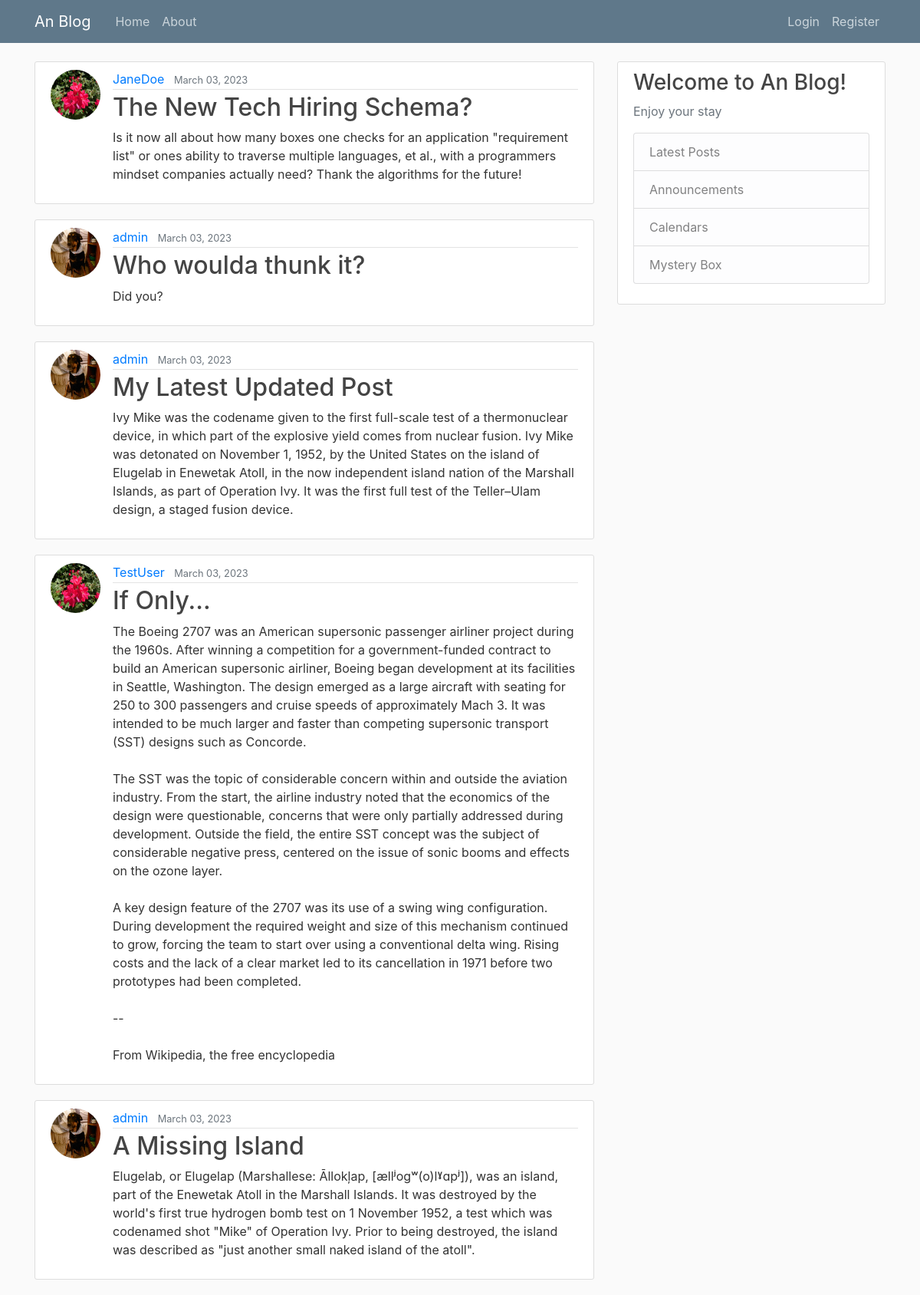
The page / on the database its author committed.
### blog/models.py (models this page shows, shortened)
class Post(models.Model):
    title = models.CharField(max_length=100)
    content = models.TextField()
    date_posted = models.DateTimeField(default=timezone.now)  # auto filled
    author = models.ForeignKey(User, on_delete=models.CASCADE)

### users/models.py (models this page shows, shortened)
class Profile(models.Model):
    user = models.OneToOneField(User, on_delete=models.CASCADE)
    image = models.ImageField(default='default.jpg', upload_to='profile_pics')

### blog/views.py (the view)
# urls.py: path('', PostListView.as_view(), name='blog-home'),
class PostListView(ListView):
    model = Post
    template_name = 'blog/home.html'
    context_object_name = 'posts'
    ordering = ['-date_posted']
    paginate_by = 5

### blog/templates/blog/home.html
{% extends "blog/base.html" %}
{% block content %}
    {% for post in posts %}
        <article class="media content-section">
            <img class="rounded-circle article-img" src="{{ post.author.profile.image.url }}">
            <div class="media-body">
                <div class="article-metadata">
                    <a class="mr-2" href="#">{{ post.author }}</a>
                    <small class="text-muted">{{ post.date_posted|date:"F d, Y" }}</small>
                </div>
                <h2><a class="article-title" href="{% url 'post-detail' post.id %}">{{ post.title }}</a></h2>
                <p class="article-content">{{ post.content }}</p>
            </div>
        </article>
    {% endfor %}
{% endblock content %}

### blog/static/blog/main.css (style rules this page uses)
body { background: #fafafa; color: #333333; margin-top: 5rem; }
h1, h2, h3, h4, h5, h6 { color: #444444; }
.content-section { background: #ffffff; padding: 10px 20px; border: 1px solid #dddddd; border-radius: 3px; margin-bottom: 20px; }
.article-title { color: #444444; }
.article-content { white-space: pre-line; }
.article-img { height: 65px; width: 65px; margin-right: 16px; }
.article-metadata { padding-bottom: 1px; margin-bottom: 4px; border-bottom: 1px solid #e3e3e3 }

### rows shown on the page
Post: author.profile.image (placeholder picture), author "JaneDoe", date_posted "March 03, 2023", title "The New Tech Hiring Schema?", content "Is it now all about how many boxes one checks for an application \"requirement list\" or ones ability to traverse multiple languages, et al., with a programmers mindset companies actually need? Thank the algorithms for the future!"
Post: author.profile.image (picture), author "admin", date_posted "March 03, 2023", title "Who woulda thunk it?", content "Did you?"
Post: author.profile.image (picture), author "admin", date_posted "March 03, 2023", title "My Latest Updated Post", content "Ivy Mike was the codename given to the first full-scale test of a thermonuclear device, in which part of the explosive yield comes from nuclear fusion. Ivy Mike was detonated on November 1, 1952, by the United States on the island of Elugelab in Enewetak Atoll, in the now independent island nation of the Marshall Islands, as part of Operation Ivy. It was the first full test of the Teller–Ulam design, a staged fusion device."
Post: author.profile.image (placeholder picture), author "TestUser", date_posted "March 03, 2023", title "If Only...", content "The Boeing 2707 was an American supersonic passenger airliner project during the 1960s. After winning a competition for a government-funded contract to build an American supersonic airliner, Boeing began development at its facilities in Seattle, Washington. The design emerged as a large aircraft with seating for 250 to 300 passengers and cruise speeds of approximately Mach 3. It was intended to be much larger and faster than competing supersonic transport (SST) designs such as Concorde. The SST was the topic of considerable concern within and outside the aviation industry. From the start, the airline industry noted that the economics of the design were questionable, concerns that were only…"
Post: author.profile.image (picture), author "admin", date_posted "March 03, 2023", title "A Missing Island", content "Elugelab, or Elugelap (Marshallese: Āllokļap, [ællʲoɡʷ(o)lˠɑpʲ]), was an island, part of the Enewetak Atoll in the Marshall Islands. It was destroyed by the world's first true hydrogen bomb test on 1 November 1952, a test which was codenamed shot \"Mike\" of Operation Ivy. Prior to being destroyed, the island was described as \"just another small naked island of the atoll\"."
